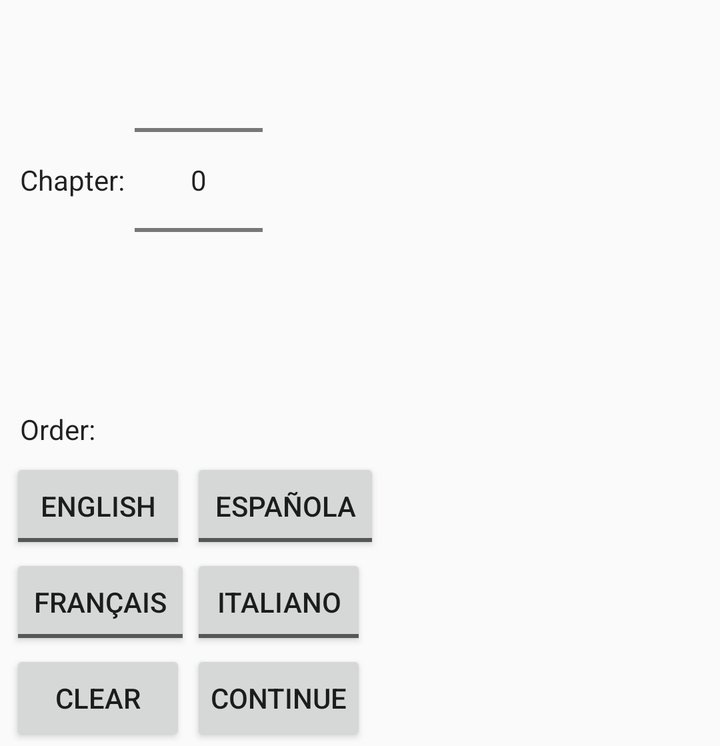
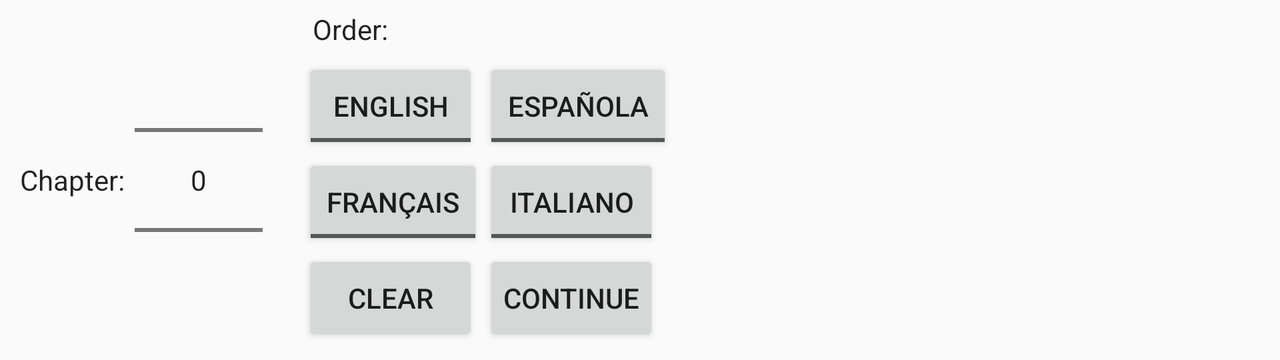

First picture: res/layout/ on a phone held upright. Second picture: the repository's own variant of that layout, on a device whose configuration matches the variant's folder. Source for both follows.
<!-- AndroidManifest.xml: application theme AppTheme -->
<!-- res/layout/fragment_languages_multi_chapter.xml -->
<?xml version="1.0" encoding="utf-8"?>
<ScrollView
    xmlns:android="http://schemas.android.com/apk/res/android"
    android:id="@+id/svLanguages"
    android:orientation="vertical"
    android:layout_width="match_parent"
    android:layout_height="wrap_content"
    android:layout_marginLeft="5dp"
    android:layout_marginRight="0dp">

    <LinearLayout xmlns:android="http://schemas.android.com/apk/res/android"
                  android:id="@+id/llLanguages"
                  android:layout_width="match_parent"
                  android:layout_height="wrap_content"
                  android:orientation="vertical">

        <GridLayout xmlns:android="http://schemas.android.com/apk/res/android"
                    android:layout_width="match_parent"
                    android:layout_height="wrap_content"
                    android:columnCount="2"
                    android:paddingLeft="0dp"
                    android:rowCount="1">

            <TextView
                android:layout_width="wrap_content"
                android:layout_gravity="center_vertical"
                android:padding="5dp"
                android:text="@string/tvChapter"
                android:textAppearance="@style/TextAppearance.AppCompat"/>

            <NumberPicker android:id="@+id/npChapter"
                          android:layout_width="wrap_content"
                          android:layout_height="wrap_content"
                          android:layout_gravity="top"
                          android:focusable="true"/>
        </GridLayout>

        <TextView
            android:id="@+id/tvTrad"
            android:layout_width="match_parent"
            android:layout_height="wrap_content"
            android:layout_marginTop="20dp"
            android:maxLines="2"
            android:padding="5dp"
            android:text="@string/tvTrad"
            android:textAppearance="@style/TextAppearance.AppCompat"/>

        <GridLayout xmlns:android="http://schemas.android.com/apk/res/android"
                    android:layout_width="wrap_content"
                    android:layout_height="wrap_content"
                    android:columnCount="2"
                    android:paddingLeft="0dp"
                    android:paddingTop="0dp"
                    android:rowCount="3">

            <ToggleButton
                android:id="@+id/btnLanguageEN"
                android:layout_width="match_parent"
                android:layout_height="wrap_content"
                android:checked="false"
                android:paddingBottom="10dp"
                android:textOff="@string/languageEn"
                android:textOn="@string/languageEn"
            />

            <ToggleButton
                android:id="@+id/btnLanguageES"
                android:layout_width="match_parent"
                android:layout_height="wrap_content"
                android:checked="false"
                android:paddingBottom="10dp"
                android:textOff="@string/languageEs"
                android:textOn="@string/languageEs"
            />

            <ToggleButton
                android:id="@+id/btnLanguageFR"
                android:layout_width="match_parent"
                android:layout_height="wrap_content"
                android:checked="false"
                android:paddingBottom="10dp"
                android:textOff="@string/languageFr"
                android:textOn="@string/languageFr"
            />

            <ToggleButton
                android:id="@+id/btnLanguageIT"
                android:layout_width="match_parent"
                android:layout_height="wrap_content"
                android:checked="false"
                android:paddingBottom="10dp"
                android:textOff="@string/languageIt"
                android:textOn="@string/languageIt"
            />

            <Button
                android:id="@+id/btnLanguageClear"
                android:layout_width="wrap_content"
                android:layout_height="wrap_content"
                android:padding="5dp"
                android:text="@string/languageClear"/>

            <Button
                android:id="@+id/btnLanguageContinue"
                android:layout_width="match_parent"
                android:layout_height="wrap_content"
                android:padding="5dp"
                android:text="@string/languageContinue"/>

        </GridLayout>
    </LinearLayout>
</ScrollView>
<!-- resources referenced by this layout -->
<resources>
  <string name="languageClear">Clear</string>
  <string name="languageContinue">Continue</string>
  <string name="languageEn" translatable="false">English</string>
  <string name="languageEs" translatable="false">Española</string>
  <string name="languageFr" translatable="false">Français</string>
  <string name="languageIt" translatable="false">Italiano</string>
  <string name="tvChapter">Chapter:</string>
  <string name="tvTrad">Order:</string>
  <style name="AppTheme" parent="AppThemeLight">
          <item name="android:windowDisablePreview">true</item>
      </style>
  <style name="AppThemeLight" parent="Theme.AppCompat.Light.NoActionBar">
          <item name="colorAccent">@color/red</item>
          <item name="cardBgColor">@color/cardview_light_background</item>
          <item name="buttonNormalBgColor">#d6d7d7</item>
          <item name="buttonFocusBorderColor">#2ebadc</item>
          <item name="buttonFocusBgColor">#2ebadc</item>
          <item name="textFocusBorderColor">#2ebadc</item>
      </style>
  <color name="red">#FF0000</color>
</resources>
<!-- res/layout-land/fragment_languages_multi_chapter.xml (the repository's variant of the layout above) -->
<!-- drawn on the phone turned sideways -->
<?xml version="1.0" encoding="utf-8"?>
<ScrollView
    xmlns:android="http://schemas.android.com/apk/res/android"
    android:id="@+id/svLanguages"
    android:orientation="vertical"
    android:layout_width="wrap_content"
    android:layout_height="wrap_content"
    android:layout_marginLeft="5dp"
    android:layout_marginRight="0dp">

    <LinearLayout xmlns:android="http://schemas.android.com/apk/res/android"
                  android:id="@+id/llLanguages"
                  android:layout_width="wrap_content"
                  android:layout_height="wrap_content"
                  android:orientation="horizontal">

        
        <GridLayout xmlns:android="http://schemas.android.com/apk/res/android"
                    android:layout_width="wrap_content"
                    android:layout_height="wrap_content"
                    android:columnCount="2"
                    android:paddingLeft="0dp"
                    android:layout_marginRight="20dp"
                    android:rowCount="1">

            <TextView
                android:layout_width="wrap_content"
                android:layout_gravity="center_vertical"
                android:padding="5dp"
                android:text="@string/tvChapter"
                android:textAppearance="@style/TextAppearance.AppCompat"/>

            <NumberPicker android:id="@+id/npChapter"
                          android:layout_width="wrap_content"
                          android:layout_height="wrap_content"
                          android:layout_gravity="top"
                          android:focusable="true"/>
        </GridLayout>

        
        <LinearLayout android:layout_width="wrap_content"
                      android:layout_height="wrap_content"
                      android:orientation="vertical">

            <TextView
                android:id="@+id/tvTrad"
                android:layout_width="match_parent"
                android:layout_height="wrap_content"
                android:maxLines="2"
                android:padding="5dp"
                android:text="@string/tvTrad"
                android:textAppearance="@style/TextAppearance.AppCompat"/>

            <GridLayout xmlns:android="http://schemas.android.com/apk/res/android"
                        android:layout_width="wrap_content"
                        android:layout_height="wrap_content"
                        android:columnCount="2"
                        android:paddingLeft="0dp"
                        android:paddingTop="0dp"
                        android:rowCount="3">

                <ToggleButton
                    android:id="@+id/btnLanguageEN"
                    android:layout_width="match_parent"
                    android:layout_height="wrap_content"
                    android:checked="false"
                    android:paddingBottom="10dp"
                    android:textOff="@string/languageEn"
                    android:textOn="@string/languageEn"
                />

                <ToggleButton
                    android:id="@+id/btnLanguageES"
                    android:layout_width="match_parent"
                    android:layout_height="wrap_content"
                    android:checked="false"
                    android:paddingBottom="10dp"
                    android:textOff="@string/languageEs"
                    android:textOn="@string/languageEs"
                />

                <ToggleButton
                    android:id="@+id/btnLanguageFR"
                    android:layout_width="match_parent"
                    android:layout_height="wrap_content"
                    android:checked="false"
                    android:paddingBottom="10dp"
                    android:textOff="@string/languageFr"
                    android:textOn="@string/languageFr"
                />

                <ToggleButton
                    android:id="@+id/btnLanguageIT"
                    android:layout_width="match_parent"
                    android:layout_height="wrap_content"
                    android:checked="false"
                    android:paddingBottom="10dp"
                    android:textOff="@string/languageIt"
                    android:textOn="@string/languageIt"
                />

                <Button
                    android:id="@+id/btnLanguageClear"
                    android:layout_width="wrap_content"
                    android:layout_height="wrap_content"
                    android:padding="5dp"
                    android:text="@string/languageClear"/>

                <Button
                    android:id="@+id/btnSearchContinue"
                    android:layout_width="match_parent"
                    android:layout_height="wrap_content"
                    android:padding="5dp"
                    android:text="@string/languageContinue"/>

            </GridLayout>
        </LinearLayout>
    </LinearLayout>
</ScrollView>
